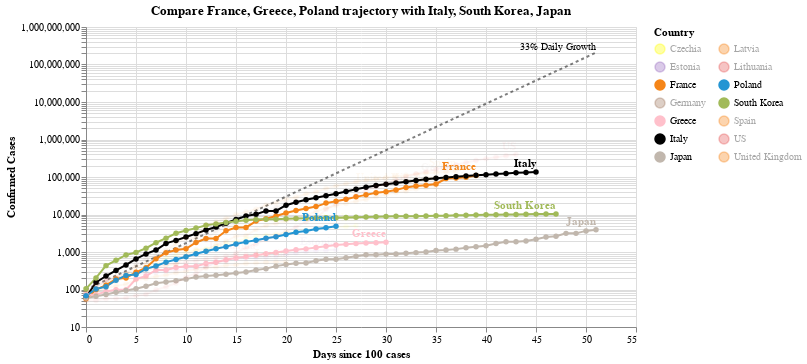

Here is the notebook cell this chart was saved with:
### Code cell
#hide_input
chart2 = make_since_chart(['France', 'Greece', 'Poland'])
chart2

### Figure 1 — Vega-Lite specification as saved in the notebook (floating-point values rounded to 4 significant figures; data arrays with more than 128 entries replaced by an {"elided": "..."} marker saying what was removed)
{"config": {"view": {"continuousWidth": 400, "continuousHeight": 300}}, "layer": [{"mark": {"type": "line", "color": "black", "opacity": 0.5, "strokeDash": [3, 3]}, "encoding": {"x": {"type": "quantitative", "field": "Days since 100 cases"}, "y": {"type": "quantitative", "field": "Confirmed Cases"}}}, {"mark": {"type": "text", "align": "right", "dy": -6, "fontSize": 10, "text": "33% Daily Growth"}, "encoding": {"x": {"type": "quantitative", "field": "Days since 100 cases"}, "y": {"type": "quantitative", "field": "Confirmed Cases"}}, "transform": [{"filter": "(datum['Days since 100 cases'] >= 51)"}]}, {"data": {"name": "data-1f37ba5c391c2e260e5a280a870e257c"}, "mark": {"type": "line", "point": true}, "encoding": {"color": {"type": "nominal", "field": "Country", "legend": {"columns": 2}, "scale": {"domain": ["Czechia", "Estonia", "France", "Germany", "Greece", "Italy", "Japan", "Latvia", "Lithuania", "Poland", "South Korea", "Spain", "US", "United Kingdom"], "range": ["yellow", "#9467bd", "#F58518", "#9D755D", "pink", "black", "#C1B7AD", "#F58518", "#E45756", "#2495D3", "#A1BA59", "#F58518", "#E45756", "#F58518"]}}, "opacity": {"condition": {"value": 1, "selection": "selector004"}, "value": 0.05}, "tooltip": [{"type": "nominal", "field": "Country"}, {"type": "temporal", "field": "Date"}, {"type": "quantitative", "field": "Confirmed Cases"}, {"type": "quantitative", "field": "Days since 100 cases"}], "x": {"type": "quantitative", "field": "Days since 100 cases"}, "y": {"type": "quantitative", "field": "Confirmed Cases", "scale": {"type": "log"}}}, "selection": {"selector004": {"type": "multi", "fields": ["Country"], "bind": "legend", "init": [{"Country": "France"}, {"Country": "Greece"}, {"Country": "Poland"}, {"Country": "Italy"}, {"Country": "South Korea"}, {"Country": "Japan"}]}}, "width": 550}, {"data": {"name": "data-1f37ba5c391c2e260e5a280a870e257c"}, "mark": {"type": "text", "align": "right", "dy": -8, "fontWeight": "bold"}, "encoding": {"color": {"type": "nominal", "field": "Country", "legend": {"columns": 2}, "scale": {"domain": ["Czechia", "Estonia", "France", "Germany", "Greece", "Italy", "Japan", "Latvia", "Lithuania", "Poland", "South Korea", "Spain", "US", "United Kingdom"], "range": ["yellow", "#9467bd", "#F58518", "#9D755D", "pink", "black", "#C1B7AD", "#F58518", "#E45756", "#2495D3", "#A1BA59", "#F58518", "#E45756", "#F58518"]}}, "opacity": {"condition": {"value": 1, "selection": "selector004"}, "value": 0.05}, "text": {"type": "nominal", "field": "Country"}, "tooltip": [{"type": "nominal", "field": "Country"}, {"type": "temporal", "field": "Date"}, {"type": "quantitative", "field": "Confirmed Cases"}, {"type": "quantitative", "field": "Days since 100 cases"}], "x": {"type": "quantitative", "field": "Days since 100 cases"}, "y": {"type": "quantitative", "field": "Confirmed Cases", "scale": {"type": "log"}}}, "transform": [{"filter": "(datum['Date'] >= 1586217600000)"}], "width": 550}], "data": {"name": "data-bf6d033b3ad16d8c89503df408ec6949"}, "title": "Compare France, Greece, Poland trajectory with Italy, South Korea, Japan", "$schema": "https://vega.github.io/schema/vega-lite/v4.0.2.json", "datasets": {"data-bf6d033b3ad16d8c89503df408ec6949": [{"Days since 100 cases": 0, "Confirmed Cases": 100.0}, {"Days since 100 cases": 1, "Confirmed Cases": 133.0}, {"Days since 100 cases": 2, "Confirmed Cases": 176.9}, {"Days since 100 cases": 3, "Confirmed Cases": 235.3}, {"Days since 100 cases": 4, "Confirmed Cases": 312.9}, {"Days since 100 cases": 5, "Confirmed Cases": 416.2}, {"Days since 100 cases": 6, "Confirmed Cases": 553.5}, {"Days since 100 cases": 7, "Confirmed Cases": 736.1}, {"Days since 100 cases": 8, "Confirmed Cases": 979.1}, {"Days since 100 cases": 9, "Confirmed Cases": 1302.0}, {"Days since 100 cases": 10, "Confirmed Cases": 1732.0}, {"Days since 100 cases": 11, "Confirmed Cases": 2303.0}, {"Days since 100 cases": 12, "Confirmed Cases": 3064.0}, {"Days since 100 cases": 13, "Confirmed Cases": 4074.0}, {"Days since 100 cases": 14, "Confirmed Cases": 5419.0}, {"Days since 100 cases": 15, "Confirmed Cases": 7207.0}, {"Days since 100 cases": 16, "Confirmed Cases": 9586.0}, {"Days since 100 cases": 17, "Confirmed Cases": 12750.0}, {"Days since 100 cases": 18, "Confirmed Cases": 16960.0}, {"Days since 100 cases": 19, "Confirmed Cases": 22550.0}, {"Days since 100 cases": 20, "Confirmed Cases": 29990.0}, {"Days since 100 cases": 21, "Confirmed Cases": 39890.0}, {"Days since 100 cases": 22, "Confirmed Cases": 53060.0}, {"Days since 100 cases": 23, "Confirmed Cases": 70560.0}, {"Days since 100 cases": 24, "Confirmed Cases": 93850.0}, {"Days since 100 cases": 25, "Confirmed Cases": 124800.0}, {"Days since 100 cases": 26, "Confirmed Cases": 166000.0}, {"Days since 100 cases": 27, "Confirmed Cases": 220800.0}, {"Days since 100 cases": 28, "Confirmed Cases": 293700.0}, {"Days since 100 cases": 29, "Confirmed Cases": 390600.0}, {"Days since 100 cases": 30, "Confirmed Cases": 519500.0}, {"Days since 100 cases": 31, "Confirmed Cases": 690900.0}, {"Days since 100 cases": 32, "Confirmed Cases": 918900.0}, {"Days since 100 cases": 33, "Confirmed Cases": 1222000.0}, {"Days since 100 cases": 34, "Confirmed Cases": 1625000.0}, {"Days since 100 cases": 35, "Confirmed Cases": 2162000.0}, {"Days since 100 cases": 36, "Confirmed Cases": 2875000.0}, {"Days since 100 cases": 37, "Confirmed Cases": 3824000.0}, {"Days since 100 cases": 38, "Confirmed Cases": 5086000.0}, {"Days since 100 cases": 39, "Confirmed Cases": 6764000.0}, {"Days since 100 cases": 40, "Confirmed Cases": 8996000.0}, {"Days since 100 cases": 41, "Confirmed Cases": 11970000.0}, {"Days since 100 cases": 42, "Confirmed Cases": 15910000.0}, {"Days since 100 cases": 43, "Confirmed Cases": 21170000.0}, {"Days since 100 cases": 44, "Confirmed Cases": 28150000.0}, {"Days since 100 cases": 45, "Confirmed Cases": 37440000.0}, {"Days since 100 cases": 46, "Confirmed Cases": 49790000.0}, {"Days since 100 cases": 47, "Confirmed Cases": 66230000.0}, {"Days since 100 cases": 48, "Confirmed Cases": 88080000.0}, {"Days since 100 cases": 49, "Confirmed Cases": 117100000.0}, {"Days since 100 cases": 50, "Confirmed Cases": 155800000.0}, {"Days since 100 cases": 51, "Confirmed Cases": 207200000.0}], "data-1f37ba5c391c2e260e5a280a870e257c": {"elided": "493 records"}}}
